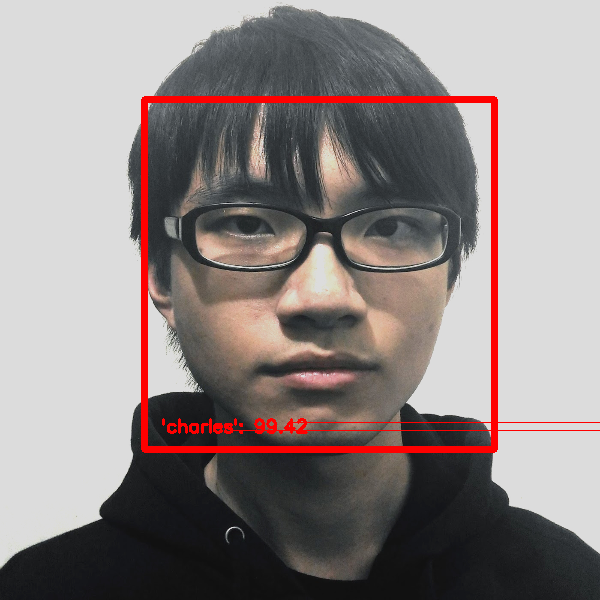
#> input picture test/output/a.png, 600 x 600 px; its folder holds only this picture in this run
$ python testPed.py --img output/a.png
#> lines starting #> are read from the running program, lines starting #| are printed output that depends on the picture; after the words box and inside, x2 and y2 are one past the last pixel; in counts of white or black regions, pixels touching at a corner belong together
### BodyCascading.py
import cv2
import numpy as np
from imutils.object_detection import non_max_suppression


class BodyCascading:
    def __init__(self):
        self.body_cascade = cv2.HOGDescriptor()
        self.body_cascade.setSVMDetector(cv2.HOGDescriptor_getDefaultPeopleDetector())
        self.body_cascade_haar = cv2.CascadeClassifier('haarcascade_upperbody.xml')

    def detect(self, frameGray, padding=(8, 8)):
        # TODO: make parameters be settable via ctor
        # detect people in the image
        (rects, weights) = self.body_cascade.detectMultiScale(frameGray, winStride=(4, 4), padding=padding, scale=1.03)

        # convert array type
        rects[:, 2:] = np.add(rects[:, :2], rects[:, 2:])  # (x, y, w, h) --> (x1, y1, x2, y2)
        # rects = np.array([[x, y, x + w, y + h] for (x, y, w, h) in rects])

        # use non_max_suppression to merge unimportant boundingboxes
        rects = non_max_suppression(rects, probs=None, overlapThresh=0.65)

        return rects  # for (xA, yA, xB, yB) in rects

    # [29 lines left out: function detect_haar_upper_body, not called in this run]

### test/testPed.py
import os

import cv2

from BodyCascading import BodyCascading

import argparse

ap = argparse.ArgumentParser()
gp = ap.add_mutually_exclusive_group()
gp.add_argument("-b", "--batch", metavar='BATCH_PATH',
                help='path of the batch job folder to be processed\n'
                     'for example:"./face/{name}/ok_{code}.*"')
gp.add_argument("-i", "--img", metavar='IMAGES', nargs='*', help='image to be processed')
args = vars(ap.parse_args())

files = []
if args['batch'] is not None:
    for o in os.listdir(args['batch']):
        path = os.path.join(args['batch'], o)
        if os.path.isfile(path):
            files.append(path)
else:
    files = args['img']

bc = BodyCascading()

for imgP in files:
    print(imgP)
    im = cv2.imread(imgP)
#> im is the input picture: shape (600, 600, 3); mean B, G, R 133.5, 134.5, 144.2
    height, width = im.shape[:-1]
#> height = 600; width = 600
    if height > 600 and width > 600:
        if height > width:
            height = int(600.0 / width * height)
            width = 600
        else:
            width = int(600.0 / height * width)
            height = 600
        im = cv2.resize(im, (width, height))
    g = cv2.cvtColor(im.copy(), cv2.COLOR_BGR2GRAY)
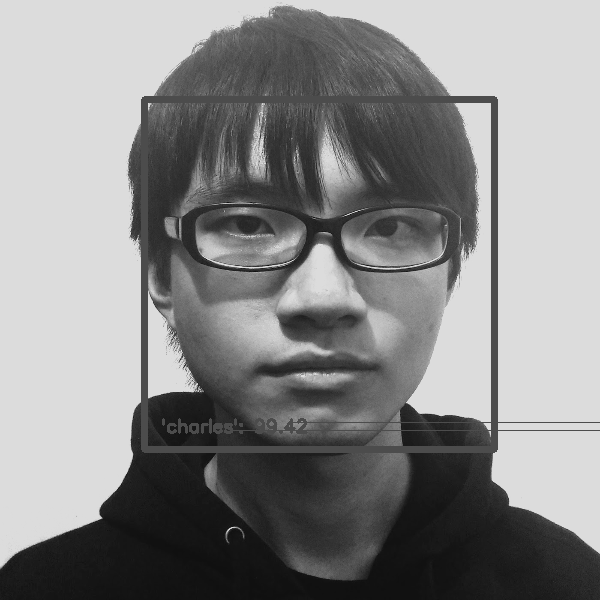
#> g: shape (600, 600); min 15, max 221, mean 137.3
    bb = bc.detect(g)
#> in detect, `(rects, weights) = self.body_cascade.detectMultiScale(frameGray, winSt..`: rects = [[154, 272, 71, 142]]; weights = [0.516]
#> in detect, `rects = non_max_suppression(rects, probs=None, overlapThresh=0.65)`: rects = [[154, 272, 225, 414]]
#> bb = [[154, 272, 225, 414]]
    # print("detected peds: %d" % len(bb))
    for x1, y1, x2, y2 in bb:
        cv2.rectangle(im, (x1, y1), (x2, y2), (0, 0, 255), 5)
#> this loop made 1 pass
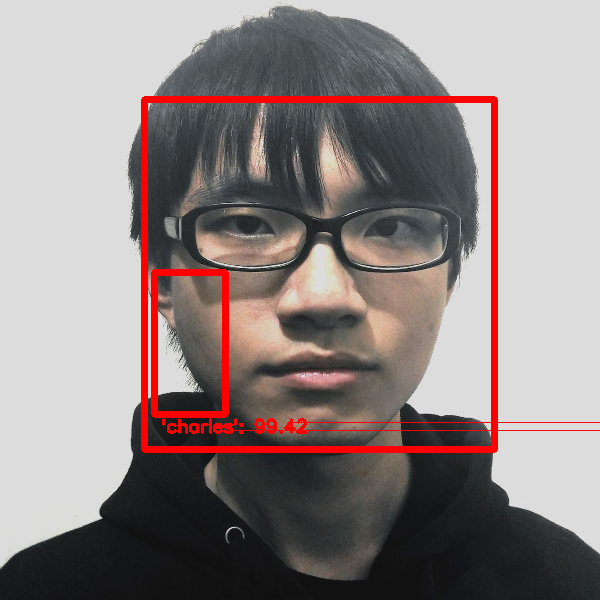
#> im: shape (600, 600, 3); 0.82% of pixels changed, all inside (x1, y1, x2, y2) = (151, 269, 229, 418)
    # cv2.imshow("t", im)
    # cv2.waitKey(1)
    cv2.imwrite("./test/output/%s.png" % '.'.join(os.path.basename(imgP).split('.')[:-1]), im)
    # cv2.destroyWindow("t")

$ run again, on test/output/lighting1.png
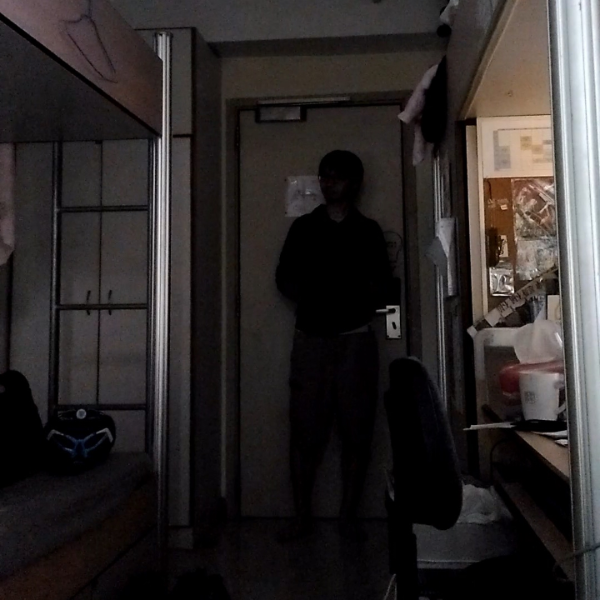
#> input picture test/output/lighting1.png, 600 x 600 px
#> im is the input picture: shape (600, 600, 3); mean B, G, R 41.3, 42, 46.5
#> `g = cv2.cvtColor(im.copy(), cv2.COLOR_BGR2GRAY)`:
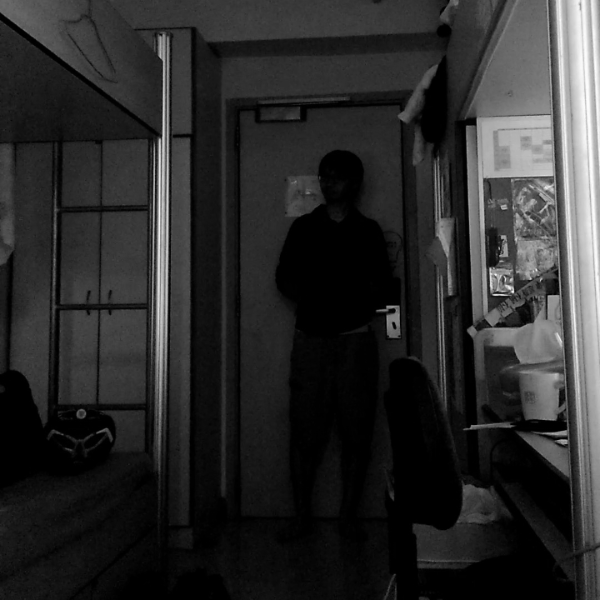
#> g: shape (600, 600); min 0, max 253, mean 43.3
#> in detect, `(rects, weights) = self.body_cascade.detectMultiScale(frameGray, winSt..`: rects = [[220, 105, 235, 469]]; weights = [3.15]
#> in detect, `rects = non_max_suppression(rects, probs=None, overlapThresh=0.65)`: rects = [[220, 105, 455, 574]]
#> the loop `for x1, y1, x2, y2 in bb:` made 1 pass
#> after the loop `for x1, y1, x2, y2 in bb:`:
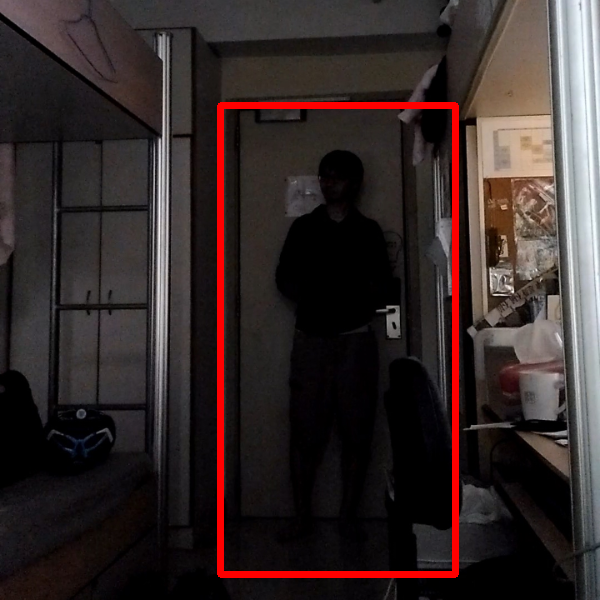
#> im: shape (600, 600, 3); 2.73% of pixels changed, all inside (x1, y1, x2, y2) = (217, 102, 459, 578)

$ run again, on test/output/lighting2.png
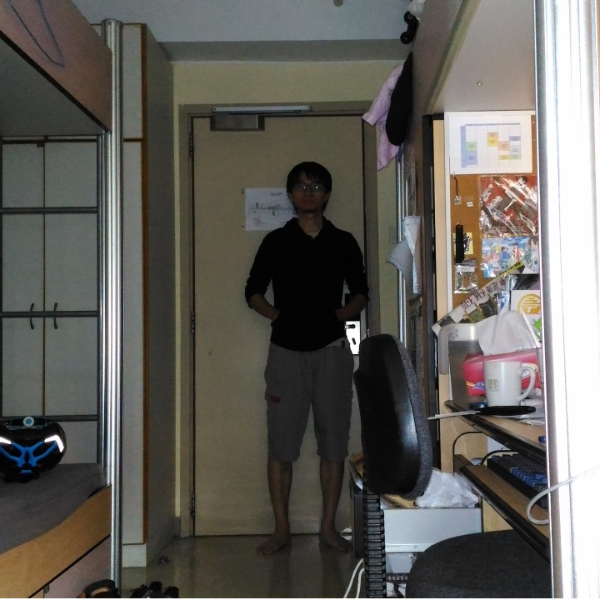
#> input picture test/output/lighting2.png, 600 x 600 px
#> im is the input picture: shape (600, 600, 3); mean B, G, R 91.5, 96.9, 99.2
#> `g = cv2.cvtColor(im.copy(), cv2.COLOR_BGR2GRAY)`:
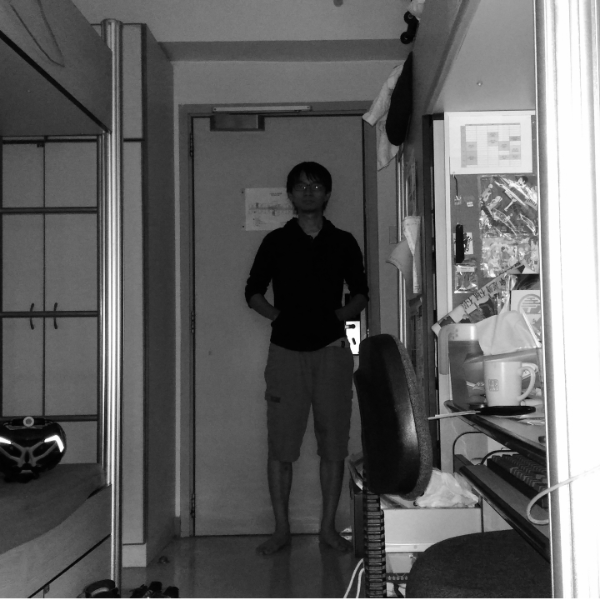
#> g: shape (600, 600); min 1, max 255, mean 97
#> in detect, `(rects, weights) = self.body_cascade.detectMultiScale(frameGray, winSt..`: rects = [[191, 117, 233, 466]]; weights = [3.36]
#> in detect, `rects = non_max_suppression(rects, probs=None, overlapThresh=0.65)`: rects = [[191, 117, 424, 583]]
#> the loop `for x1, y1, x2, y2 in bb:` made 1 pass
#> after the loop `for x1, y1, x2, y2 in bb:`:
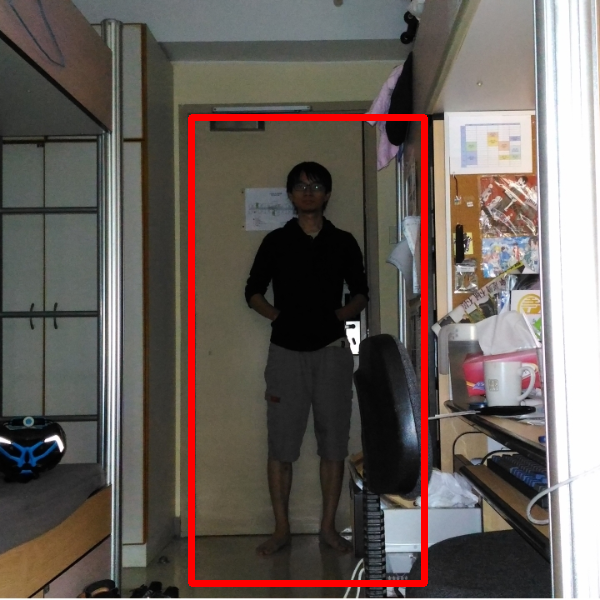
#> im: shape (600, 600, 3); 2.71% of pixels changed, all inside (x1, y1, x2, y2) = (188, 114, 428, 587)

$ run again, on test/output/lighting3+.png
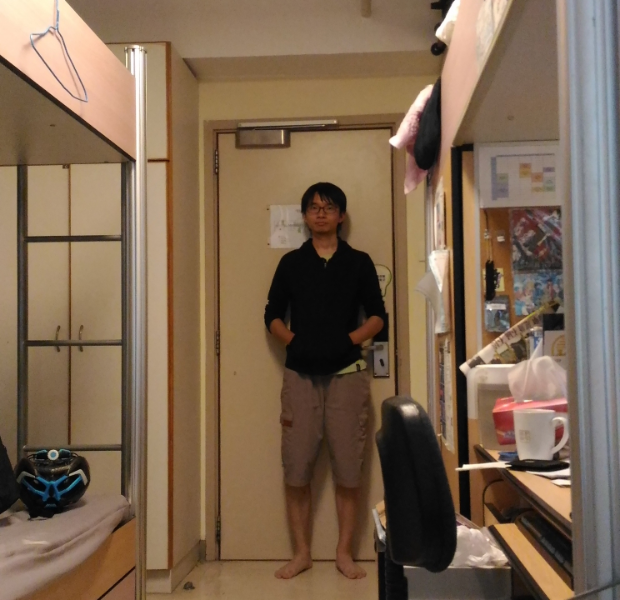
#> input picture test/output/lighting3+.png, 620 x 600 px
#> im is the input picture: shape (600, 620, 3); mean B, G, R 82.4, 103.9, 126.3
#> `g = cv2.cvtColor(im.copy(), cv2.COLOR_BGR2GRAY)`:
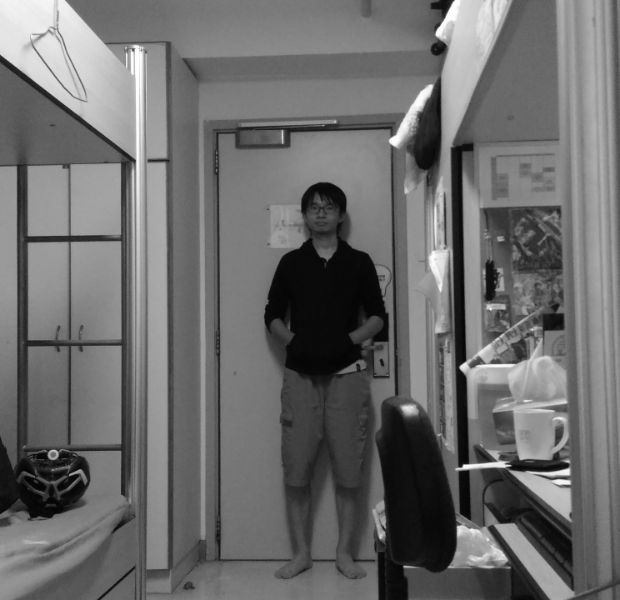
#> g: shape (600, 620); min 4, max 255, mean 108.1
#> in detect, `(rects, weights) = self.body_cascade.detectMultiScale(frameGray, winSt..`: rects = [[213, 142, 222, 445]]; weights = [2.19]
#> in detect, `rects = non_max_suppression(rects, probs=None, overlapThresh=0.65)`: rects = [[213, 142, 435, 587]]
#> the loop `for x1, y1, x2, y2 in bb:` made 1 pass
#> after the loop `for x1, y1, x2, y2 in bb:`:
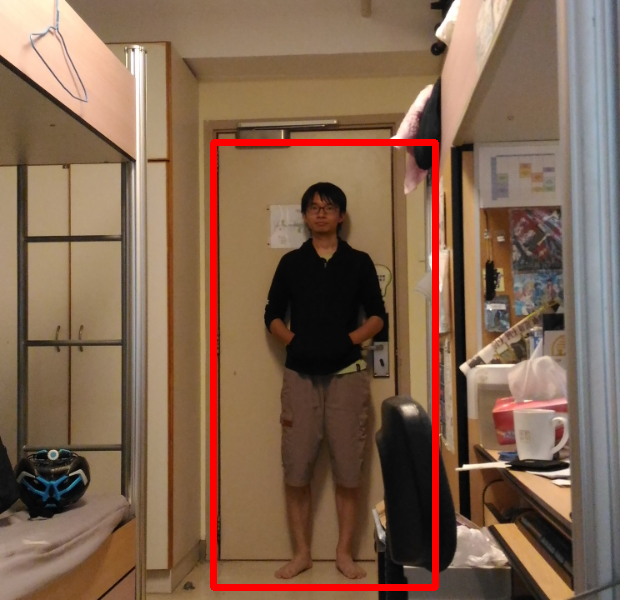
#> im: shape (600, 620, 3); 2.5% of pixels changed, all inside (x1, y1, x2, y2) = (210, 139, 439, 591)

$ run again, on test/output/b.png
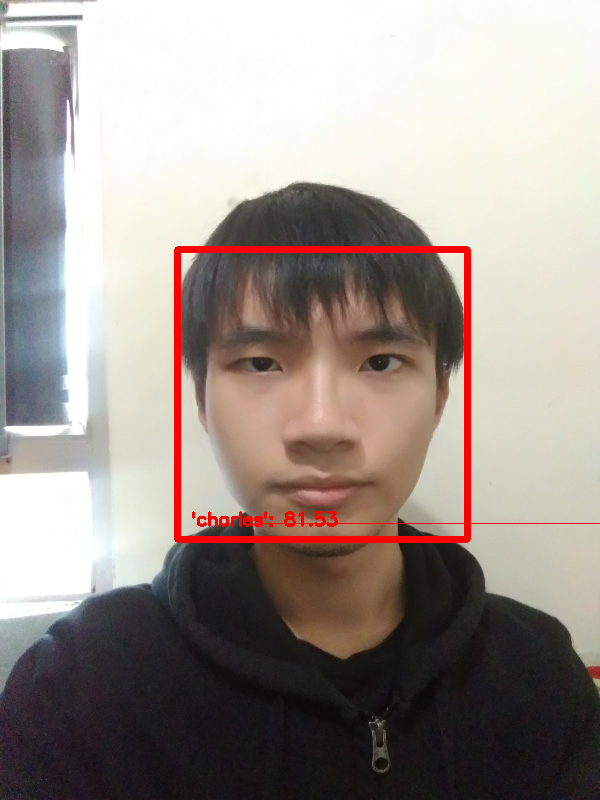
#> input picture test/output/b.png, 600 x 800 px
#> im is the input picture: shape (800, 600, 3); mean B, G, R 141.9, 147.7, 157.4
#> `g = cv2.cvtColor(im.copy(), cv2.COLOR_BGR2GRAY)`:
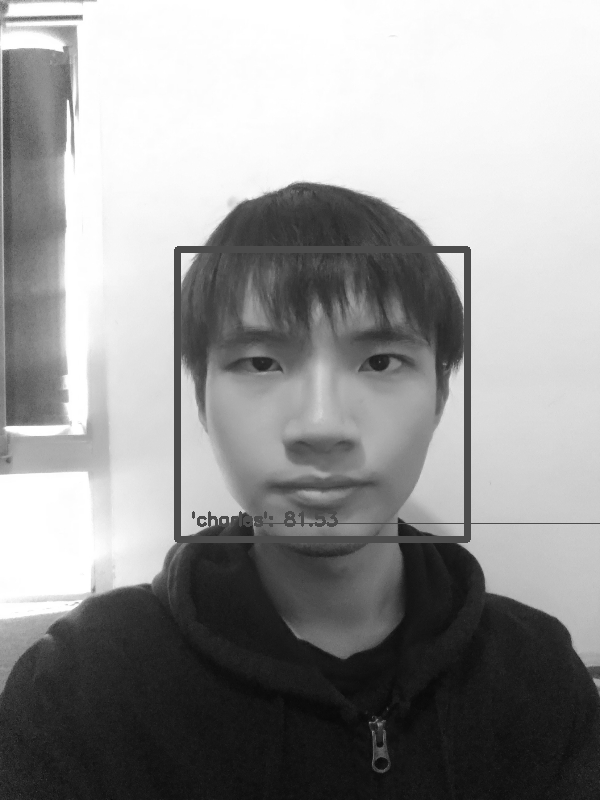
#> g: shape (800, 600); min 8, max 255, mean 149.9
#> in detect, `(rects, weights) = self.body_cascade.detectMultiScale(frameGray, winSt..`: rects = [[282, 253, 82, 164], [187, 161, 104, 207]]; weights = [0.948, 0.232]
#> in detect, `rects = non_max_suppression(rects, probs=None, overlapThresh=0.65)`: rects = [[282, 253, 364, 417], [187, 161, 291, 368]]
#> the loop `for x1, y1, x2, y2 in bb:` made 2 passes
#> after the loop `for x1, y1, x2, y2 in bb:`:
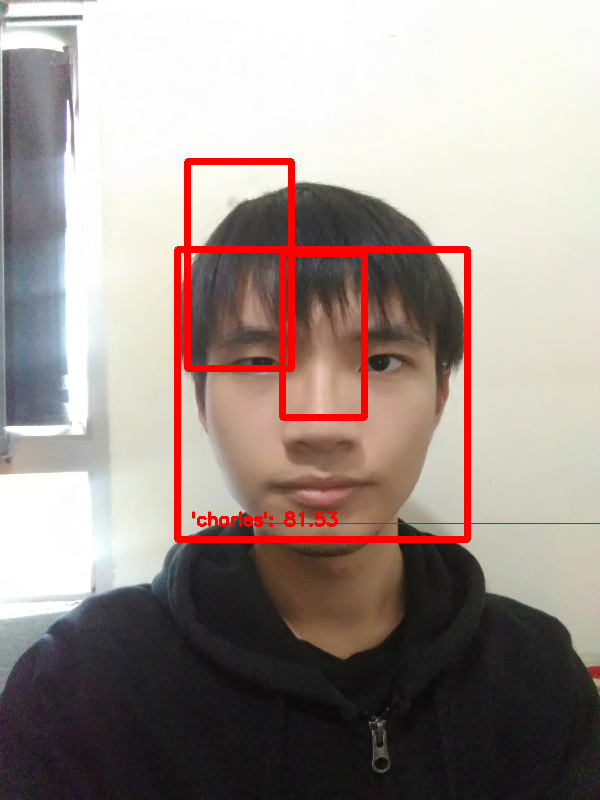
#> im: shape (800, 600, 3); 1.53% of pixels changed, all inside (x1, y1, x2, y2) = (184, 158, 368, 421)
